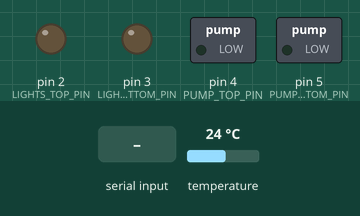
Bench run of a sketch on a simulated Arduino Uno, built with avr-gcc and run on an emulated ATmega328P. On the bench: switched loads named in the sketch (green lamp = pin HIGH), output pins drawn as LEDs (lit = HIGH). The inputs (shaded band) are chosen by the test bench; at power-on: temperature 24 °C. What the sketch prints to the serial monitor is not drawn.

Above: at 1.2 s.
1.3 s: "LT:ON\n" received over Serial
At 1.7 s:
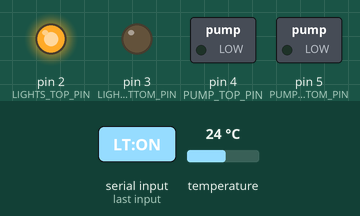
2.8 s: "LB:ON\n" received over Serial
At 4.0 s:
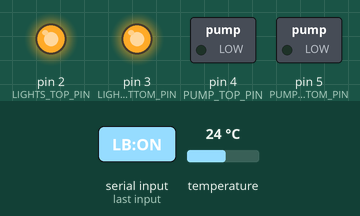
4.3 s: "LT:OFF\n" received over Serial
At 5.3 s:
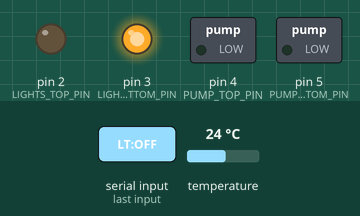
5.8 s: "PT:ON\n" received over Serial
At 6.4 s:
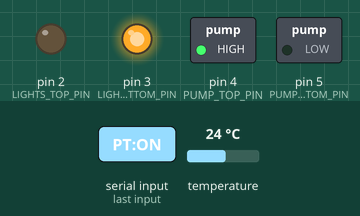
7.3 s: "LB:OFF\n" received over Serial
At 8.5 s:
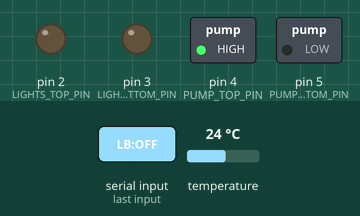
8.8 s: "PB:ON\n" received over Serial
At 9.9 s:
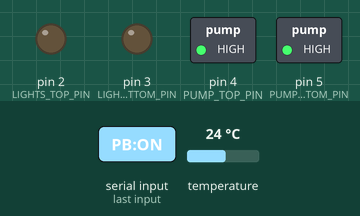
Timing chart, 0 to 11.3 s (numbered marks = the images above; inputs shaded):
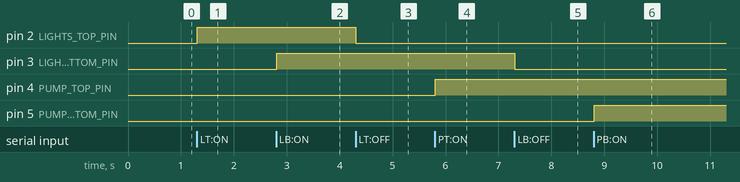

Measured:
- after the input at 1.3 s, pin 2 (LIGHTS_TOP_PIN): LOW → HIGH at once
- after the input at 2.8 s, pin 3 (LIGHTS_BOTTOM_PIN): LOW → HIGH at once
- after the input at 4.3 s, pin 2 (LIGHTS_TOP_PIN): HIGH → LOW at once
- after the input at 5.8 s, pin 4 (PUMP_TOP_PIN): LOW → HIGH at once
- after the input at 7.3 s, pin 3 (LIGHTS_BOTTOM_PIN): HIGH → LOW at once
- after the input at 8.8 s, pin 5 (PUMP_BOTTOM_PIN): LOW → HIGH at once

The sketch:

run_ardunio.ino
```cpp
// Arduino Hydroponics Control Code

#include <OneWire.h>
#include <DallasTemperature.h>

// Data wire is plugged into digital pin 7 on the Arduino
#define ONE_WIRE_BUS 7

// Setup a oneWire instance to communicate with any OneWire device
OneWire oneWire(ONE_WIRE_BUS);

// Pass oneWire reference to DallasTemperature library
DallasTemperature sensors(&oneWire);

// Define pins for the components
#define LIGHTS_TOP_PIN 2
#define LIGHTS_BOTTOM_PIN 3
#define PUMP_TOP_PIN 4
#define PUMP_BOTTOM_PIN 5

void setup() {
  // Initialize serial communication
  Serial.begin(9600);

  // Start up the temperature sensors library
  sensors.begin();

  // Set pins as output
  pinMode(LIGHTS_TOP_PIN, OUTPUT);
  pinMode(LIGHTS_BOTTOM_PIN, OUTPUT);
  pinMode(PUMP_TOP_PIN, OUTPUT);
  pinMode(PUMP_BOTTOM_PIN, OUTPUT);

  // Ensure all components are off at startup
  digitalWrite(LIGHTS_TOP_PIN, LOW);
  digitalWrite(LIGHTS_BOTTOM_PIN, LOW);
  digitalWrite(PUMP_TOP_PIN, LOW);
  digitalWrite(PUMP_BOTTOM_PIN, LOW);

  Serial.println("Arduino ready.");
}

void loop() {
  // Check if data is available on the serial port
  if (Serial.available() > 0) {
    // Read the incoming command
    String command = Serial.readStringUntil('\n');
    command.trim(); // Remove any extra whitespace or newline characters

    // Process the command
    if (command.startsWith("LT:ON")) {
      digitalWrite(LIGHTS_TOP_PIN, HIGH);
      Serial.println("Lights Top ON");
    } else if (command.startsWith("LT:OFF")) {
      digitalWrite(LIGHTS_TOP_PIN, LOW);
      Serial.println("Lights Top OFF");
    } else if (command.startsWith("LB:ON")) {
      digitalWrite(LIGHTS_BOTTOM_PIN, HIGH);
      Serial.println("Lights Bottom ON");
    } else if (command.startsWith("LB:OFF")) {
      digitalWrite(LIGHTS_BOTTOM_PIN, LOW);
      Serial.println("Lights Bottom OFF");
    } else if (command.startsWith("PT:ON")) {
      digitalWrite(PUMP_TOP_PIN, HIGH);
      Serial.println("Pump Top ON");
    } else if (command.startsWith("PT:OFF")) {
      digitalWrite(PUMP_TOP_PIN, LOW);
      Serial.println("Pump Top OFF");
    } else if (command.startsWith("PB:ON")) {
      digitalWrite(PUMP_BOTTOM_PIN, HIGH);
      Serial.println("Pump Bottom ON");
    } else if (command.startsWith("PB:OFF")) {
      digitalWrite(PUMP_BOTTOM_PIN, LOW);
      Serial.println("Pump Bottom OFF");
    } else if (command == "GET_TEMP") {
      float tempC = getTemperatureC();
      float tempF = (tempC * 9.0) / 5.0 + 32.0;
      Serial.print("Temperature: ");
      Serial.print(tempC);
      Serial.print((char)176); // degrees character
      Serial.print("C | ");
      Serial.print(tempF);
      Serial.print((char)176); // degrees character
      Serial.println("F");
    } else {
      // Invalid command
      Serial.println("Invalid command received.");
    }
  }

  // Print temperature to the serial monitor every 5 seconds for debugging
  static unsigned long lastDebugTime = 0;
  if (millis() - lastDebugTime >= 5000) {
    float tempC = getTemperatureC();
    float tempF = (tempC * 9.0) / 5.0 + 32.0;
    Serial.print("[Debug] Current Temperature: ");
    Serial.print(tempC);
    Serial.print((char)176); // degrees character
    Serial.print("C | ");
    Serial.print(tempF);
    Serial.print((char)176); // degrees character
    Serial.println("F");
    lastDebugTime = millis();
  }
}

float getTemperatureC() {
  // Request temperatures from sensors
  sensors.requestTemperatures();
  // Get temperature in Celsius from the first sensor
  return sensors.getTempCByIndex(0);
}
```
